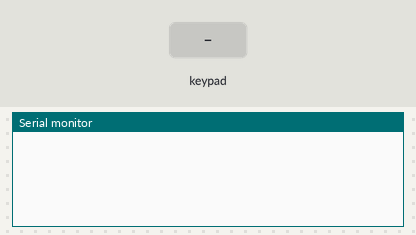
This sketch was run on a simulated Arduino Uno, built with avr-gcc and run on an emulated ATmega328P. On the bench: the last lines printed to the serial monitor. The test bench sets the inputs (shaded band).

Above: at 1.2 s.
1.3 s: key '1' pressed
At 1.7 s:
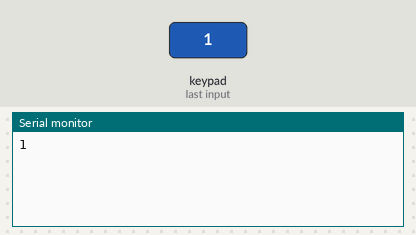
2.8 s: keypad keys 8 9 1 0 1 1 # pressed 0.4 s apart
At 6.3 s:
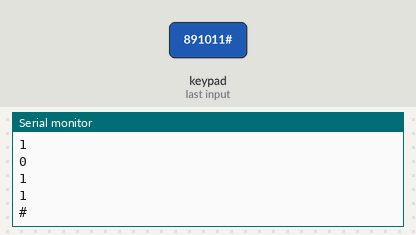
7.1 s: key '*' pressed
At 7.5 s:
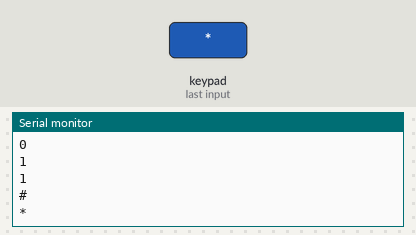
8.6 s: keypad keys 8 9 1 0 1 1 A pressed 0.4 s apart
At 11.6 s:
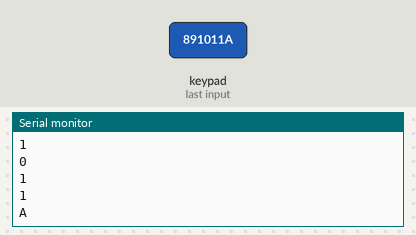
12.9 s: key 'B' pressed
At 14.1 s:
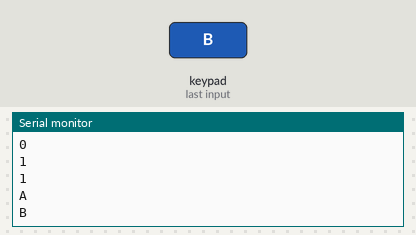
14.4 s: keypad keys 8 9 1 0 1 1 D pressed 0.4 s apart
At 17.3 s:
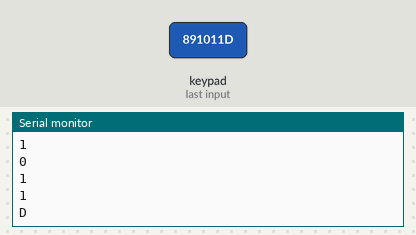
Timing chart, 0 to 18.8 s (numbered marks = the images above; inputs shaded):
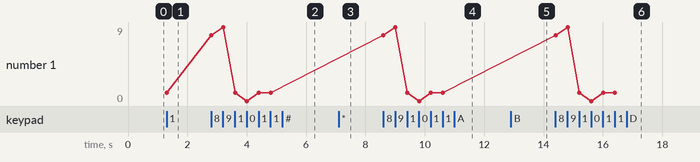

The sketch:

klava.ino
```cpp
#include <Keypad.h>

const byte ROWS = 4; //число строк клавиатуры
const byte COLS = 4; //число столбцов  клавиатуры
char hexaKeys[ROWS][COLS] = {

{'1','4','7','*'},

{'2','5','8','0'},

{'3','6','9','#'},

{'A','B','C','D'}

};
byte rowPins[ROWS] = {8,9,10,11}; //строки
byte colPins[COLS] = {4,5,6,7}; //столбцы
Keypad customKeypad = Keypad( makeKeymap(hexaKeys), rowPins, colPins, ROWS, COLS);
int s1=12;
int s2 =13;

void setup(){
  pinMode(s1, OUTPUT);
  pinMode(s2, OUTPUT);

Serial.begin(9600);

}

void loop(){

char customKey = customKeypad.getKey();
if (customKey){
Serial.println(customKey);}
if(customKey=='1'){
  digitalWrite(s1,HIGH);
}
if(customKey=='2'){
  digitalWrite(s1,LOW);
}
if(customKey=='5'){
  digitalWrite(s2,HIGH);
}
if(customKey=='B'){
  digitalWrite(s2,LOW);
}
}
```

Measured:
- after the input at 1.3 s, the serial monitor: prints a new line at once (image 1)
- after the input at 2.8 s, the serial monitor: prints a new line at once (image 2)
- after the input at 7.1 s, the serial monitor: prints a new line at once (image 3)
- after the input at 8.6 s, the serial monitor: prints a new line at once (image 4)
- after the input at 12.9 s, the serial monitor: prints a new line at once (image 5)
- after the input at 14.4 s, the serial monitor: prints a new line at once (image 6)
